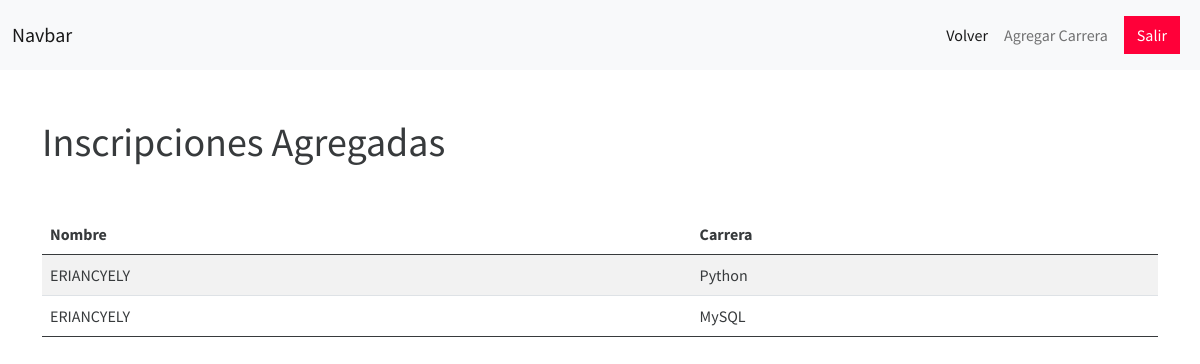
The app's page /verInscripciones.php (signed in) with its own data.
### tables this page shows
CREATE TABLE `inscripcion` (
  `ID` int(11) NOT NULL,
  `Nombre` varchar(100) NOT NULL,
  `Carrera` varchar(100) NOT NULL
);

### Conexion.php (called while the page is built, shortened)
<?php
    class ConexionPDO {
        private $server = HOST;
        private $dbname =  DB_NAME;
        private $username = USER_DB;
        private $password = USER_PASS;
        private $objPDO;
        public $query = "";
        private function conectar(){
            try {
                $this->objPDO =  new PDO("mysql:host=$this->server; dbname=$this->dbname", $this->username,
                                $this->password, array( PDO::MYSQL_ATTR_INIT_COMMAND => 'SET NAMES utf8' ));
                $this->objPDO->setAttribute(PDO::ATTR_ERRMODE, PDO::ERRMODE_EXCEPTION);
            } catch( PDOException $e){
                echo( $e->getMessage());
            }
        }
        public function getRegistros($paramentros=array()){
            try {
                if ( count($paramentros) > 0 ){
                    $consulta = $this->objPDO->prepare($this->query);
                    $consulta->execute($paramentros);
                    return $consulta->fetchAll(PDO::FETCH_ASSOC);
                } else {
                    $consulta = $this->objPDO->prepare($this->query);
                    $consulta->execute();
                    return $consulta->fetchAll(PDO::FETCH_ASSOC);
                }
            } catch( PDOExecption $e){
                echo( $e->getMessage());
            }
        }
    }
?>

### Inscripcion.php (called while the page is built, shortened)
<?php
require_once "./Conexion.php";
class Inscripcion extends ConexionPDO{
    public function listar(){
        $this->query = "SELECT ID, Nombre, Carrera FROM inscripcion";
        return $this->getRegistros();
    }
}

### verInscripciones.php (the view, shortened to what this page needs)
<?php
require_once "./Inscripcion.php";
$r2 = new Inscripcion();
$datos = $r2->listar();
?>
<!DOCTYPE html>
<html lang="en">
  <head>
    <link rel="stylesheet" href="css/bootstrap.min.css" />
    <link rel="stylesheet" href="./css/style.css">
  </head>
  <body>
    <header>
      <nav class="navbar navbar-expand-lg navbar-light bg-light">
        <div class="container-fluid">
          <a class="navbar-brand" href="#">Navbar</a>
          <div class="collapse navbar-collapse" id="navbarNav">
            <ul class="navbar-nav">
              <li class="nav-item">
                <a class="nav-link active" aria-current="page" href="./administrador.php">Volver</a>
              </li>
              <li class="nav item">
                <a href="./administrador.php" class="nav-link"
                  >Agregar Carrera</a
                >
              </li>
              <li class="nav-item">
                <a href="logout.php" class="navbar-text nav-link">
                  <span class="btn btn-danger">Salir</span>
               </a>
              </li>
            </ul>
          </div>
        </div>
      </nav>
    </header>
    <main>
      <section class="container">
        <h1 class="my-5">Inscripciones Agregadas</h1>
      </section>
      <section class="listado container">
        <table class="table  table-striped">
          <thead>
            <tr>
              <th>Nombre</th>
              <th>Carrera</th>
            </tr>
          </thead>
          <tbody>
            <?php foreach ($datos as $dato) { ?>
            <tr>
              <td><?php echo $dato['Nombre']; ?></td>
              <td><?php echo $dato['Carrera']; ?></td>
            </tr>
            <?php } ?>
          </tbody>
      </section>
    </main>
  </body>
</html>

### css/style.css (style rules this page uses)
@media screen and (min-width: 768px) { .navbar-nav { align-items: center; width: 100%; justify-content: end; } }

### records on screen
inscripcion: Nombre "ERIANCYELY", Carrera "Python"
inscripcion: Nombre "ERIANCYELY", Carrera "MySQL"
